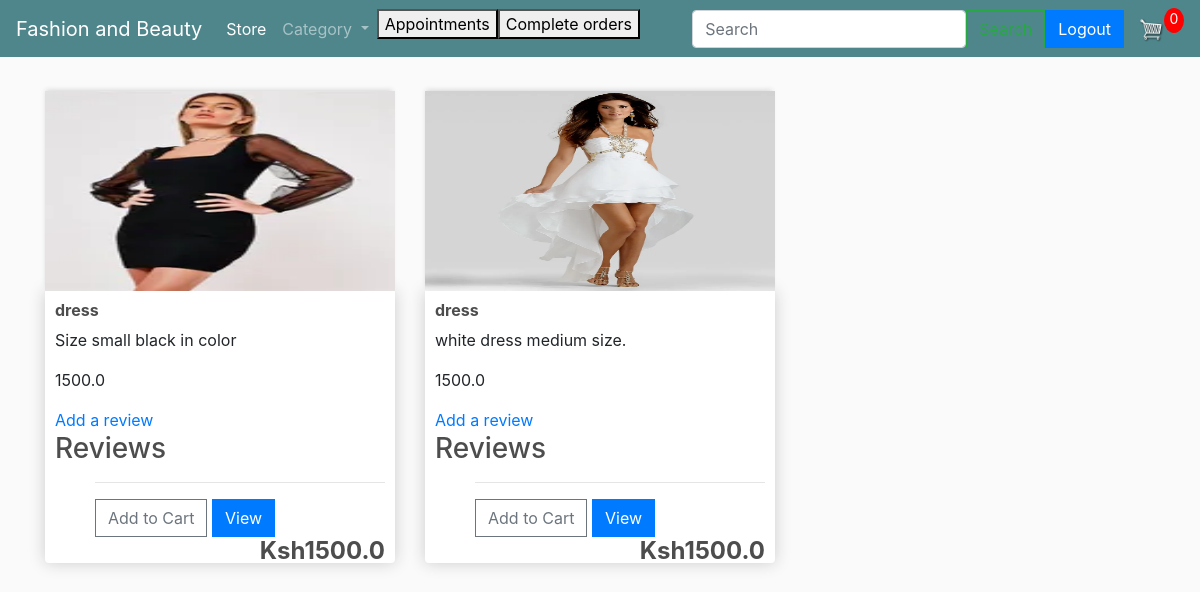
Page /categories/dresses on the committed database.
### myfashionbeauty/models.py (models this page shows, shortened)
class Product(models.Model):
    vendor = models.ForeignKey(settings.AUTH_USER_MODEL, on_delete=models.CASCADE, null=True)
    name = models.CharField(max_length=200)
    price = models.FloatField(max_length=7, default=0.00)
    description = models.TextField(default="")
    type=models.CharField(default="none", max_length=50)
    image = models.ImageField(null=True, blank=True)
    @property
    def imageURL(self):
        try:
            url = self.image.url
        except:
            url = ''
        return url

### myfashionbeauty/views.py (the view)
# urls.py: path('categories/<str:category>', views.categories, name="categories"),
def categories(request, category):
    try:
        product=Product.objects.filter(type=category)
    except:
        product={}
    return render(request, "categories.html", {"products": product})

### myfashionbeauty/templates/categories.html (shortened to what this page needs)
{% extends 'main.html' %}
{% load static %}
{% block content %}
<div class="row">
	{% if products %}
	{% for product in products %}
	<div class="col-lg-4">
		<img class="thumbnail" src="{{product.imageURL}}">
		<div class="box-element product">
			<h6><strong>{{product.name}}</strong></h6>
			<p>{{ product.description }}</p>
            <p>{{ product.price }}</p>
        <a href="{% url 'add_review' product.id %}">Add a review</a>
        <h3>Reviews</h3>
        <ul>
			<hr>
			<a href="{% url 'add_item' product.id %}"><button data-product={{product.id}} data-action="add" class="btn btn-outline-secondary add-btn update-cart">Add to Cart</button></a>
			<a href="{% url 'product_view' pk=product.pk %}">
				<button type="button" class="btn btn-primary">View</button>
			  </a>
			<h4 style="display: inline-block; float:right" ><strong>Ksh{{product.price}}</strong></h4>
        </ul>
		</div>
	</div>
	{% endfor %}
    {% else %}
    <center><div class="alert alert-warning" role="alert">
        No products found in this Category!!
      </div></center>
    {% endif %}
</div>
{% endblock content %}

### static/css/main.css (style rules this page uses)
body { background-color: hsl(0, 0%, 98%); }
h1,h2,h3,h4,h5,h6 { color:hsl(0, 0%, 30%); }
.box-element { box-shadow:hsl(0, 0%, 80%) 0 0 16px; background-color: #fff; border-radius: 4px; padding: 10px; }
.thumbnail { width: 100%; height: 200px; -webkit-box-shadow: -1px -3px 5px -2px rgba(214,214,214,1); -moz-box-shadow: -1px -3px 5px -2px rgba(214,214,214,1); box-shadow: -1px -3px 5px -2px rgba(214,214,214,1); }
.product { border-radius: 0 0 4px 4px; }
.col-lg-4, .col-lg-6, .col-lg-8, .col-lg-12 { margin-top: 10px; }
.btn { border-radius: 0; }

### rows in the picture
Product: imageURL (picture), name "dress", description "Size small black in color", price "1500.0"
Product: imageURL (picture), name "dress", description "white dress medium size.", price "1500.0"
